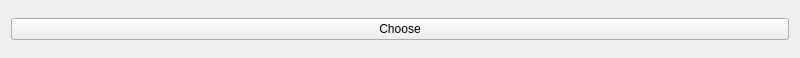
<?xml version="1.0" encoding="UTF-8"?>
<ui version="4.0">
 <class>Widget</class>
 <widget class="QWidget" name="Widget">
  <property name="geometry">
   <rect>
    <x>0</x>
    <y>0</y>
    <width>800</width>
    <height>58</height>
   </rect>
  </property>
  <property name="windowTitle">
   <string>Widget</string>
  </property>
  <layout class="QVBoxLayout" name="verticalLayout">
   <item>
    <widget class="QPushButton" name="chooseButton">
     <property name="text">
      <string>Choose</string>
     </property>
    </widget>
   </item>
  </layout>
 </widget>
 <resources/>
 <connections/>
</ui>
